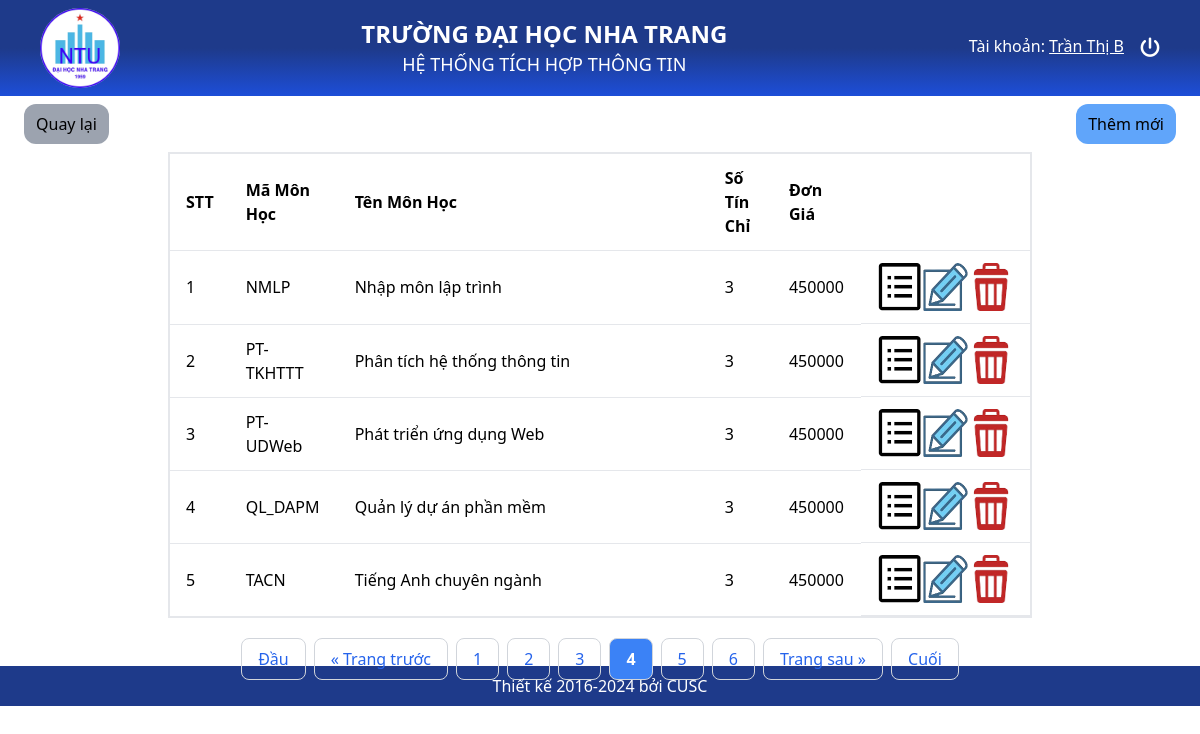
/Views/Subjects_List.php?page=4 (signed in), run on the app's committed database.
### tables this page shows
CREATE TABLE `monhoc` (
  `MaHP` varchar(10) NOT NULL,
  `TenHP` varchar(100) NOT NULL,
  `SoTinChi` int(11) NOT NULL,
  `DonGia` int(11) NOT NULL
);

### Controllers/MonHocController.php (called while the page is built)
<?php
class MonHocController {
    protected $conn;
    public function __construct($conn) {
        $this->conn = $conn;
    }
    public function DanhSach($currentPage, $limit) {
        $offset = ($currentPage - 1) * $limit;
        $sql = "SELECT * FROM monhoc LIMIT $limit OFFSET $offset";
        $result = $this->conn->query($sql);
        return $result;
    }
    public function countMonHoc()
    {
        $sql = "SELECT COUNT(*) as total FROM monhoc";
        $result = $this->conn->query($sql);
        $row = $result->fetch_assoc();
        return $row['total'];
    }
}
?>

### Views/Subjects_List.php (the view, shortened to what this page needs)
<?php
require_once __DIR__ . '/../config/db.php';
include_once __DIR__ . '/../Controllers/MonHocController.php';
$monhocController = new MonHocController($conn);
$limit = 5;
$currentPage = isset($_GET['page']) ? (int) $_GET['page'] : 1;
$totalMonHoc = $monhocController->countMonHoc();
$monhocList = $monhocController->DanhSach($currentPage, $limit);
?>
<?php include_once __DIR__ . "/../layout/header.php"; ?>
<body>
    <div class="min-h-[520px] my-6 mx-2 px-4 mt-2">
        <div class="w-full flex justify-between">
            <button onclick="window.history.back()" class="px-3 py-2 mb-2 bg-gray-400 rounded-xl">Quay lại</button>
            <a href="Subject_Create.php" class="px-3 py-2 mb-2 bg-blue-400 rounded-xl cursor-pointer hover:bg-blue-500">
                Thêm mới
            </a>
        </div>
        <div class="flex flex-col justify-between h-[490px]">
            <table class="w-3/4 mx-auto bg-white border-2 rounded">
                <tr>
                    <th class="py-3 px-4 border-b text-left">STT</th>
                    <th class="py-3 px-4 border-b text-left">Mã Môn Học</th>
                    <th class="py-3 px-4 border-b text-left w-[370px]">Tên Môn Học</th>
                    <th class="py-3 px-4 border-b text-left">Số Tín Chỉ</th>
                    <th class="py-3 px-4 border-b text-left">Đơn Giá</th>
                    <th class="py-3 px-4 border-b text-left w-[170px]"></th>
                </tr>
                <?php
                if ($monhocList->num_rows > 0) {
                    $stt = 1;
                    while ($monhoc = $monhocList->fetch_assoc()) {
                        echo "<tr>";
                        echo "<td class='py-3 px-4 border-b'>" . $stt . "</td>";
                        echo "<td class='py-3 px-4 border-b'>" . htmlspecialchars($monhoc['MaHP']) . "</td>";
                        echo "<td class='py-3 px-4 border-b'>" . htmlspecialchars($monhoc['TenHP']) . "</td>";
                        echo "<td class='py-3 px-4 border-b'>" . htmlspecialchars($monhoc['SoTinChi']) . "</td>";
                        echo "<td class='py-3 px-4 border-b'>" . htmlspecialchars($monhoc['DonGia']) . "</td>";
                        echo "<td class='py-3 px-4 border-b flex justify-between'>
                                <a href='Subject_Detail.php?MaHP= ".$monhoc['MaHP'] ."' title='Chỉnh sửa'><img src='../asset/Images/details.png' class='h-12'/></a>
                                <a href='Subject_Edit.php?MaHP= ".$monhoc['MaHP'] ."' title='Chỉnh sửa'><img src='../asset/Images/edit.png' class='h-12'/></a>
                                <a href='Subject_Delete.php?MaHP= ".$monhoc['MaHP'] ."' title='Chỉnh sửa'><img src='../asset/Images/delete.png' class='h-12'/></a>
                                </td>";
                        echo "</tr>";
                        $stt++;
                    }
                } else {
                    echo "<tr><td colspan='4' class='py-3 px-4 text-center'>Không có môn học nào</td></tr>";
                }
                ?>
            </table>
            <div class="flex justify-center items-center mt-5">
                <?php if ($currentPage > 1): ?>
                    <a href="?page=1" class="px-4 py-2 mx-1 border border-gray-300 rounded-lg text-blue-600 hover:bg-blue-500 hover:text-white">Đầu</a>
                <?php else: ?>
                    <span class="px-4 py-2 mx-1 border border-gray-300 rounded-lg text-gray-400 cursor-not-allowed">Đầu</span>
                <?php endif; ?>
                <?php if ($currentPage > 1): ?>
                    <a href="?page=<?= $currentPage - 1 ?>" class="px-4 py-2 mx-1 border border-gray-300 rounded-lg text-blue-600 hover:bg-blue-500 hover:text-white">&laquo; Trang trước</a>
                <?php else: ?>
                    <span class="px-4 py-2 mx-1 border border-gray-300 rounded-lg text-gray-400 cursor-not-allowed">&laquo; Trang trước</span>
                <?php endif; ?>
                <?php
                    $totalPages = ceil($totalMonHoc / $limit);
                    for ($i = 1; $i <= $totalPages; $i++):
                        ?>
                        <a href="?page=<?= $i ?>"class="px-4 py-2 mx-1 border border-gray-300 rounded-lg text-blue-600 hover:bg-blue-500 hover:text-white <?= ($i == $currentPage) ? 'bg-blue-500 text-white font-semibold' : '' ?>"><?= $i ?></a>
                <?php endfor; ?>
                <?php if ($currentPage < $totalPages): ?>
                    <a href="?page=<?= $currentPage + 1 ?>" class="px-4 py-2 mx-1 border border-gray-300 rounded-lg text-blue-600 hover:bg-blue-500 hover:text-white">Trang sau &raquo;</a>
                <?php else: ?>
                    <span class="px-4 py-2 mx-1 border border-gray-300 rounded-lg text-gray-400 cursor-not-allowed">Trang sau &raquo;</span>
                <?php endif; ?>
                <?php if ($currentPage < $totalPages): ?>
                    <a href="?page=<?= $totalPages ?>" class="px-4 py-2 mx-1 border border-gray-300 rounded-lg text-blue-600 hover:bg-blue-500 hover:text-white">Cuối</a>
                <?php else: ?>
                    <span class="px-4 py-2 mx-1 border border-gray-300 rounded-lg text-gray-400 cursor-not-allowed">Cuối</span>
                <?php endif; ?>
            </div>
        </div>
    </div>
</body>
<?php include_once __DIR__ . "/../layout/footer.php"; ?>

### data on the page
monhoc: MaHP "NMLP", TenHP "Nhập môn lập trình", SoTinChi "3", DonGia "450000"
monhoc: MaHP "PT-TKHTTT", TenHP "Phân tích hệ thống thông tin", SoTinChi "3", DonGia "450000"
monhoc: MaHP "PT-UDWeb", TenHP "Phát triển ứng dụng Web", SoTinChi "3", DonGia "450000"
monhoc: MaHP "QL_DAPM", TenHP "Quản lý dự án phần mềm", SoTinChi "3", DonGia "450000"
monhoc: MaHP "TACN", TenHP "Tiếng Anh chuyên ngành", SoTinChi "3", DonGia "450000"

### other printed values
$_SESSION['User']['HoTen'] "Trần Thị B"
